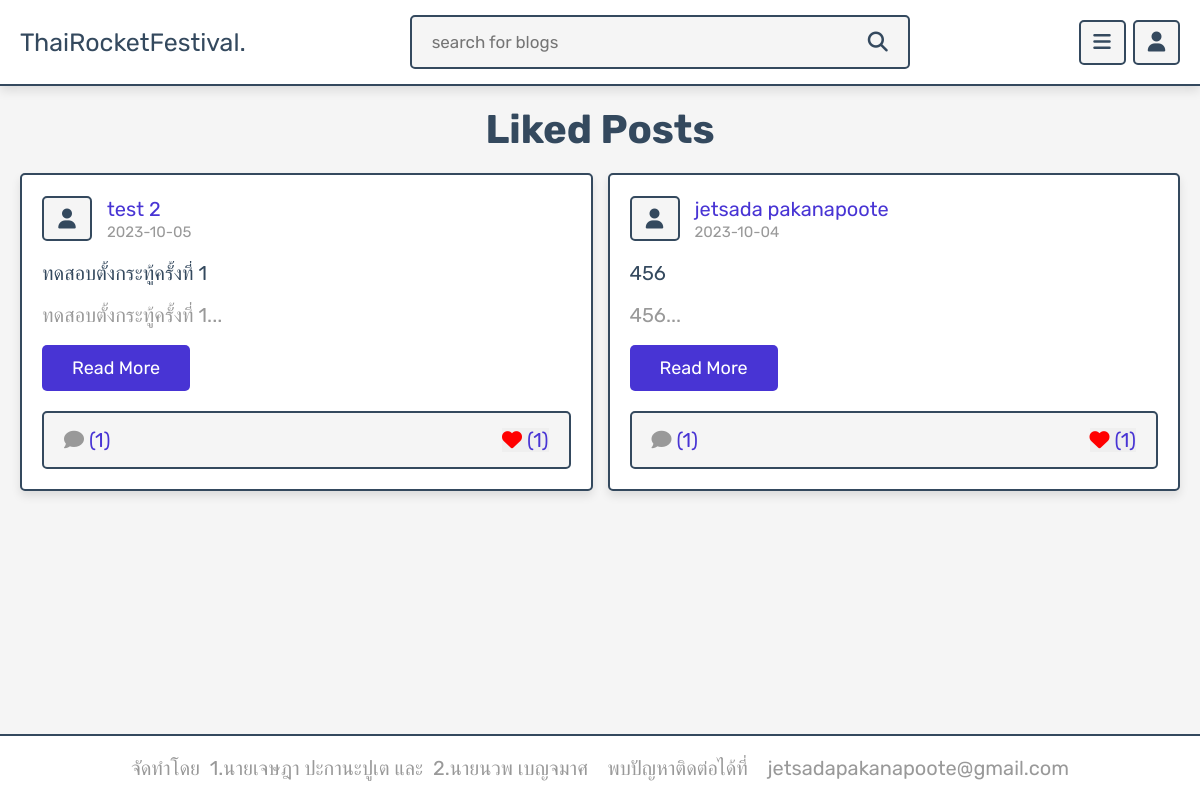
Page /user_likes.php (signed in) on the committed database.
### tables this page shows
CREATE TABLE `posts` (
  `post_id` int(100) NOT NULL,
  `user_id` int(100) NOT NULL,
  `name` varchar(100) NOT NULL,
  `title` varchar(100) NOT NULL,
  `content` varchar(10000) NOT NULL,
  `image` varchar(100) NOT NULL,
  `date` date NOT NULL DEFAULT current_timestamp(),
  `status` varchar(10) NOT NULL
);

### user_likes.php (the view, shortened to what this page needs)
<?php
include 'components/connect.php';
if(isset($_SESSION['user_id'])){
   $user_id = $_SESSION['user_id'];
}else{
   $user_id = '';
   header('location:home.php');
};
?>
<!DOCTYPE html>
<html lang="en">
<head>
   <link rel="stylesheet" href="https://cdnjs.cloudflare.com/ajax/libs/font-awesome/6.1.1/css/all.min.css">
   <link rel="stylesheet" href="css/style.css">
</head>
<body>
<?php include 'components/user_header.php'; ?>
<section class="posts-container">
   <h1 class="heading">liked posts</h1>
   <div class="box-container">
      <?php
         $select_likes = $conn->prepare("SELECT * FROM `likes` WHERE user_id = ?");
         $select_likes->execute([$user_id]);
         if($select_likes->rowCount() > 0){
         while($fetch_likes = $select_likes->fetch(PDO::FETCH_ASSOC)){
         $select_posts = $conn->prepare("SELECT * FROM `posts` WHERE post_id = ?");
         $select_posts->execute([$fetch_likes['post_id']]);
         if($select_posts->rowCount() > 0){
            while($fetch_posts = $select_posts->fetch(PDO::FETCH_ASSOC)){
            if($fetch_posts['status'] != 'deactive'){
               $post_id = $fetch_posts['post_id'];
               $count_post_likes = $conn->prepare("SELECT * FROM `likes` WHERE post_id = ?");
               $count_post_likes->execute([$post_id]);
               $total_post_likes = $count_post_likes->rowCount();
      ?>
      <form class="box" method="post">
         <div class="post-admin">
            <i class="fas fa-user"></i>
            <div>
               <a href="author_posts.php?author=<?= $fetch_posts['name']; ?>"><?= $fetch_posts['name']; ?></a>
               <div><?= $fetch_posts['date']; ?></div>
            </div>
         </div>
         <div class="post-title"><?= $fetch_posts['title']; ?></div>
         <div class="post-content content-150"><?= $fetch_posts['content']; ?></div>
         <a href="view_post.php?post_id=<?= $post_id; ?>" class="inline-btn">read more</a>
         <div class="icons">
            <a href="view_post.php?post_id=<?= $post_id; ?>"><i class="fas fa-comment"></i><span>(<?= $total_post_likes; ?>)</span></a>
            <button type="submit" name="like_post"><i class="fas fa-heart" style="<?php if($total_post_likes > 0 AND $user_id != ''){ echo 'color:red;'; }; ?>"></i><span>(<?= $total_post_likes; ?>)</span></button>
         </div>
      </form>
      <?php
               }
            }
         }else{
         }
         }
      }else{
         echo '<p class="empty">no liked posts available!</p>';
      }
      ?>
   </div>
</section>
<?php include 'components/footer.php'; ?>
</body>
</html>

### css/style.css (style rules this page uses)
:root { --main-color:#4834d4; --red:#e74c3c; --orange:#f39c12; --black:#34495e; --white:#fff; --light-bg:#f5f5f5; --light-color:#999; --border:.2rem solid var(--black); --box-shadow:0 .5rem 1rem rgba(0,0,0,.1); }
* { font-family: 'Rubik', sans-serif; margin:0; padding:0; box-sizing: border-box; outline: none; border:none; text-decoration: none; }
html { font-size: 62.5%; overflow-x: hidden; scroll-behavior: smooth; scroll-padding-top: 7rem; }
body { background-color: var(--light-bg); padding-bottom: 7rem; }
section { padding:2rem; margin: 0 auto; max-width: 1200px; }
.btn, .delete-btn, .option-btn, .inline-btn, .inline-option-btn, .inline-delete-btn { margin-top: 1rem; border-radius: .5rem; cursor: pointer; font-size: 1.8rem; color:var(--white); padding:1.2rem 3rem; text-transform: capitalize; text-align: center; }
.inline-btn, .inline-option-btn, .inline-delete-btn { display: inline-block; margin-right: 1rem; }
.inline-btn, .btn { background-color: var(--main-color); }
.heading { margin-bottom: 2rem; text-align: center; font-size: 4rem; color:var(--black); text-transform: capitalize; }
.posts-container .box-container { display: grid; grid-template-columns: repeat(auto-fit, minmax(33rem, 1fr)); gap:1.5rem; align-items: flex-start; justify-content: center; }
.posts-container .box-container .box { border:var(--border); box-shadow: var(--box-shadow); border-radius: .5rem; background-color: var(--white); padding:2rem; overflow: hidden; }
.posts-container .box-container .box .post-admin { display: flex; align-items: center; gap:1.5rem; margin-bottom: 2rem; }
.posts-container .box-container .box .post-admin i { text-align: center; height: 4.5rem; width: 5rem; line-height: 4.2rem; font-size: 2rem; border:var(--border); border-radius: .5rem; background-color: var(--light-bg); color:var(--black); }
.posts-container .box-container .box .post-admin a { font-size: 2rem; color:var(--main-color); }
.posts-container .box-container .box .post-admin div { font-size: 1.5rem; margin-top: .2rem; color:var(--light-color); }
.posts-container .box-container .box .post-title { font-size: 2rem; color:var(--black); overflow: hidden; text-overflow: ellipsis; white-space: nowrap; margin-bottom: 1rem; }
.posts-container .box-container .box .post-content { font-size: 2rem; line-height: 1.5; padding:.5rem 0; color:var(--light-color); white-space: pre-line; }
.posts-container .box-container .box .post-content::after { content: '...'; }
.posts-container .box-container .box .icons { display: flex; align-items: center; justify-content: space-between; gap:1rem; background-color: var(--light-bg); border-radius: .5rem; padding:1.5rem 2rem; border:var(--border); margin-top: 2rem; }
.posts-container .box-container .box .icons button { cursor: pointer; }
.posts-container .box-container .box .icons i { margin-right:.5rem; font-size:2rem; color:var(--light-color); }
.posts-container .box-container .box .icons span { font-size: 2rem; color:var(--main-color); }

### rows in the picture
posts: name "test 2", date "2023-10-05", title "ทดสอบตั้งกระทู้ครั้งที่ 1", content "ทดสอบตั้งกระทู้ครั้งที่ 1", total_post_likes "1"
posts: name "jetsada pakanapoote", date "2023-10-04", title "456", content "456", total_post_likes "1"
